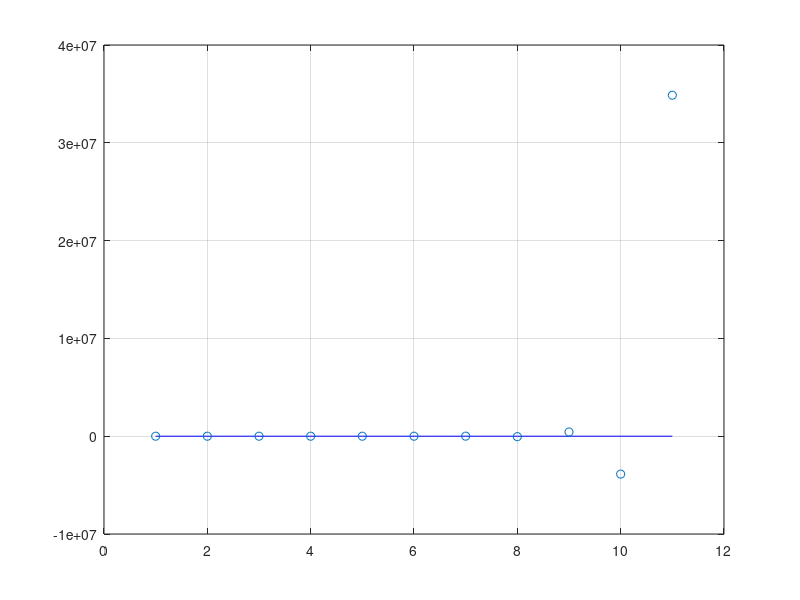
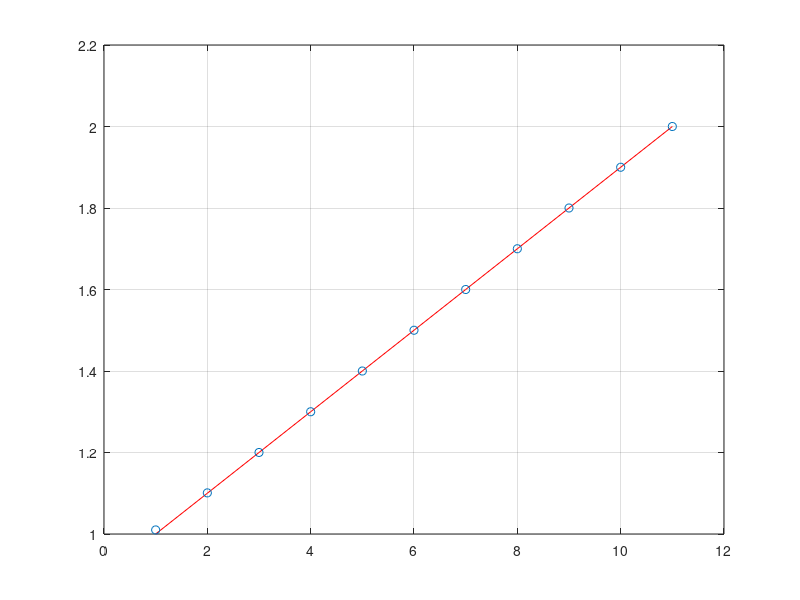

MATLAB code for these plots, in order:
clc;
clear;

#y' = −100y + 100t + 101
#y(0) = y0.

function [] = lab2exercise1(y0, h, N)

    yEuler = zeros(N+1,1);
    ybEuler = zeros(N+1,1);
    yEuler(1,1) = y0;
    ybEuler(1,1) = y0;

    for n = 1:N
        t = (n-1)*h;
        yEuler(n+1,1) = yEuler(n,1) + h*(-100*yEuler(n,1) + 100*t +101);
        ybEuler(n+1,1) = (ybEuler(n,1) + h*(100*(t+h) +101))/(1 + 100*h);
    end

    figure;
    plot((1:N+1),(h*(0:N)+1),"b",1:N+1,yEuler,"o");
    grid on;

    figure;
    plot((1:N+1),(h*(0:N)+1),"r",1:N+1,ybEuler,"o");
    grid on;

end


    lab2exercise1(1.01,0.1,10);
